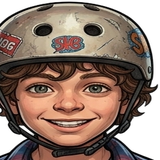
#> input picture assets/portraits/portrait_luigi_3d.png, 160 x 160 px
$ python build_rig_parts.py
#> lines starting #> are read from the running program, lines starting #| are printed output that depends on the picture; after the words box and inside, x2 and y2 are one past the last pixel; in counts of white or black regions, pixels touching at a corner belong together
"""
Gera as 8 peças ilustradas do Cutout Rig 2D do Luigi em assets/rig/*.png
seguindo o contrato de dimensões e pivôs, usando supersampling 2x (LANCZOS)
e extraindo head_luigi.png + helmet_overlay.png diretamente do retrato oficial.
"""

from collections import deque
from pathlib import Path
from PIL import Image, ImageDraw, ImageFilter, ImageFont

ROOT = Path(__file__).resolve().parent.parent
PORTRAIT_PATH = ROOT / "assets" / "portraits" / "portrait_luigi_3d.png"
OUT_DIR = ROOT / "assets" / "rig"
OUT_DIR.mkdir(parents=True, exist_ok=True)

INK = (26, 20, 18, 255)


def extract_head_and_helmet():
    """Extrai head_luigi.png (160x160) e helmet_overlay.png (160x160) do retrato oficial."""
    src = Image.open(PORTRAIT_PATH).convert("RGBA").resize((160, 160), Image.LANCZOS)
#> src is the input picture: PIL image 160x160 RGBA; mean R, G, B, A 101.3, 79.2, 67.8, 208.8
    w, h = src.size
#> w = 160; h = 160
    px = src.load()

    # 1. Flood-fill BFS a partir das 4 bordas removendo apenas fundo branco externo
    visited = [[False] * w for _ in range(h)]
    bg = [[False] * w for _ in range(h)]
    q = deque()

    def is_near_white(x, y):
        r, g, b, a = px[x, y]
        if a < 20:
            return True
        lum = r * 0.299 + g * 0.587 + b * 0.114
        return lum >= 224 and (max(r, g, b) - min(r, g, b)) <= 30

    def push(x, y):
        if 0 <= x < w and 0 <= y < h and not visited[y][x] and is_near_white(x, y):
            visited[y][x] = True
            bg[y][x] = True
            q.append((x, y))

    for x in range(w):
        push(x, 0)
        push(x, h - 1)
#> this loop made 160 passes
    for y in range(h):
        push(0, y)
        push(w - 1, y)

    while q:
        x, y = q.popleft()
        push(x - 1, y)
        push(x + 1, y)
        push(x, y - 1)
        push(x, y + 1)

    head = src.copy()
    hpx = head.load()
    for y in range(h):
        for x in range(w):
            if bg[y][x]:
                hpx[x, y] = (0, 0, 0, 0)
                continue
            r, g, b, a = hpx[x, y]
            touches_bg = (
                (x > 0 and bg[y][x - 1])
                or (x < w - 1 and bg[y][x + 1])
                or (y > 0 and bg[y - 1][x])
                or (y < h - 1 and bg[y + 1][x])
            )
            if touches_bg:
                lum = r * 0.299 + g * 0.587 + b * 0.114
                if lum > 175:
                    a = int(a * max(0.12, (240 - lum) / 80))
            # Remove suavemente os cantos da gola da camisa na base do retrato
            if y > int(h * 0.85):
                dx = abs(x - w * 0.5) / (w * 0.5)
                if dx > 0.30:
                    fade = max(0.0, 1.0 - ((y - h * 0.85) / (h * 0.15)) * min(1.0, (dx - 0.30) / 0.25))
                    a = int(a * fade)
            hpx[x, y] = (r, g, b, a)

    head.save(OUT_DIR / "head_luigi.png")

    # 2. helmet_overlay.png: mantém apenas a casca do capacete no topo + alça preta do queixo,
    #    removendo rosto, cabelo interno e pescoço/gola abaixo da alça + sombra suave da aba na testa.
    helmet = head.copy()
    opx = helmet.load()

    for y in range(h):
        for x in range(w):
            r, g, b, a = opx[x, y]
            if a == 0:
                continue
            nx = (x - 80.0) / 80.0  # -1..1
            # Curva inferior da aba do capacete (mais alta no centro, desce nas laterais)
            brim_y = 58.0 + 18.0 * (nx * nx)
            lum = r * 0.299 + g * 0.587 + b * 0.114

            if y > brim_y:
                # Na zona inferior (alça preta do queixo), preserva apenas pixels bem escuros da alça
                strap_center = 146.0 - 48.0 * (nx * nx)
                near_strap = abs(y - strap_center) <= 9.5 and abs(nx) < 0.94
                if near_strap and lum < 75:
                    continue
                # Transição suave de 4px logo abaixo da aba do capacete
                top_alpha = max(0.0, min(1.0, (y - brim_y) / 4.0))
                new_a = int(a * (1.0 - top_alpha))
                opx[x, y] = (r, g, b, new_a)

    # Adiciona sombra sutil da aba do capacete projetada sobre a testa do usuário
    shadow = Image.new("RGBA", (w, h), (0, 0, 0, 0))
#> shadow: PIL image 160x160 RGBA; every value is 0
    sdraw = ImageDraw.Draw(shadow)
    pts = []
    for x in range(18, 143, 4):
        nx = (x - 80.0) / 80.0
        by = 58.0 + 18.0 * (nx * nx)
        pts.append((x, by))
    for x in range(142, 17, -4):
        nx = (x - 80.0) / 80.0
        by = 58.0 + 18.0 * (nx * nx) + 14.0
        pts.append((x, by))
    sdraw.polygon(pts, fill=(24, 16, 12, 95))
    shadow = shadow.filter(ImageFilter.GaussianBlur(radius=4))

    helmet = Image.alpha_composite(shadow, helmet)
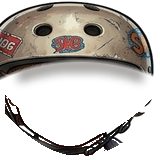
#> helmet: PIL image 160x160 RGBA; mean R, G, B, A 45.3, 40, 35.2, 102.4; transparent parts drawn white
#> in build_torso, `img = Image.new("RGBA", (W, H), (0, 0, 0, 0))`: img: PIL image 240x280 RGBA; every value is 0
    helmet.save(OUT_DIR / "helmet_overlay.png")


def draw_plaid_pattern(img, mask_box=None):
    """Aplica padrão xadrez azul-marinho e vermelho fiel à camisa do Luigi sobre uma camada RGBA."""
    w, h = img.size
    overlay = Image.new("RGBA", (w, h), (0, 0, 0, 0))
    draw = ImageDraw.Draw(overlay)
    step = 26
    for x in range(-h, w + h, step):
        draw.line([(x, 0), (x, h)], fill=(182, 59, 62, 165), width=6)
        draw.line([(x + 12, 0), (x + 12, h)], fill=(18, 30, 52, 145), width=4)
    for y in range(0, h + step, step):
        draw.line([(0, y), (w, y)], fill=(182, 59, 62, 155), width=6)
        draw.line([(0, y + 12), (w, y + 12)], fill=(18, 30, 52, 140), width=4)

    # Recorta pelo alpha da imagem base
    r, g, b, a = img.split()
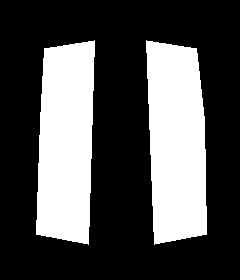
#> r: PIL image 240x280 L; values 0 (black) and 35 (white), 30.9% white; 2 white regions, box (x1, y1, x2, y2) and area: (146, 40, 207, 245) 10542, (36, 40, 95, 245) 10235
    overlay.putalpha(Image.composite(overlay.split()[3], Image.new("L", (w, h), 0), a))
    return Image.alpha_composite(img, overlay)


def build_torso():
    """assets/rig/torso.png (120x140, pivô quadril 0.50,0.86, ombros y=0.22, pescoço y=0.14)."""
    S = 2
    W, H = 120 * S, 140 * S
    img = Image.new("RGBA", (W, H), (0, 0, 0, 0))
    d = ImageDraw.Draw(img, "RGBA")

    # Pescoço (pele)
    d.rounded_rectangle([96, 18, 144, 54], radius=14, fill=(224, 169, 134, 255), outline=INK, width=5)
    # Sombra sob o queixo
    d.ellipse([98, 22, 142, 42], fill=(186, 134, 102, 255))

    # Camiseta cinza claro interna ("Sk8 KID")
    shirt_pts = [(66, 44), (174, 44), (168, 232), (72, 232)]
    d.polygon(shirt_pts, fill=(196, 192, 182, 255), outline=INK, width=5)
    # Gola redonda da camiseta
    d.arc([90, 32, 150, 62], start=0, end=180, fill=(115, 110, 102, 255), width=6)
    # Sombra lateral suave na camiseta
    d.polygon([(70, 50), (92, 50), (92, 228), (74, 228)], fill=(168, 164, 154, 255))

    # Estampa "Sk8 KID" estilizada no peito
    try:
        font_big = ImageFont.truetype("arialbd.ttf", 34)
        font_sm = ImageFont.truetype("arialbd.ttf", 28)
    except Exception:
        font_big = ImageFont.load_default()
        font_sm = ImageFont.load_default()

    # Sombra vermelha street art + texto branco/ink
    d.text((88, 92), "Sk8", font=font_big, fill=(182, 59, 62, 255))
    d.text((85, 89), "Sk8", font=font_big, fill=INK)
    d.text((87, 90), "Sk8", font=font_big, fill=(242, 240, 235, 255))
    d.text((92, 128), "KiD", font=font_sm, fill=(182, 59, 62, 255))
    d.text((90, 126), "KiD", font=font_sm, fill=(242, 240, 235, 255))

    # Abas da camisa xadrez aberta (esquerda e direita)
    plaid_layer = Image.new("RGBA", (W, H), (0, 0, 0, 0))
    pd = ImageDraw.Draw(plaid_layer)
    # Lado esquerdo
    left_flank = [(44, 48), (94, 40), (88, 244), (36, 234), (40, 120)]
    pd.polygon(left_flank, fill=(35, 59, 93, 255))
    # Lado direito
    right_flank = [(146, 40), (196, 48), (204, 120), (206, 234), (154, 244)]
    pd.polygon(right_flank, fill=(35, 59, 93, 255))
    plaid_layer = draw_plaid_pattern(plaid_layer)

    # Contornos e golas da camisa xadrez
    pd2 = ImageDraw.Draw(plaid_layer)
    pd2.polygon(left_flank, outline=INK, width=5)
    pd2.polygon(right_flank, outline=INK, width=5)
    # Gola esquerda e direita
    pd2.polygon([(78, 34), (102, 42), (90, 64), (66, 52)], fill=(28, 48, 76, 255), outline=INK, width=4)
    pd2.polygon([(162, 34), (138, 42), (150, 64), (174, 52)], fill=(28, 48, 76, 255), outline=INK, width=4)
    # Bolso no peito direito
    pd2.rounded_rectangle([158, 92, 190, 126], radius=4, fill=(30, 52, 82, 210), outline=INK, width=3)

    img = Image.alpha_composite(img, plaid_layer)

    # Barra do quadril / cinto sutil (y ~ 0.86 = 240)
    d_final = ImageDraw.Draw(img)
    d_final.rounded_rectangle([72, 224, 168, 252], radius=8, fill=(98, 88, 66, 255), outline=INK, width=4)

    img = img.resize((120, 140), Image.LANCZOS)
#> img: PIL image 120x140 RGBA
    img.save(OUT_DIR / "torso.png")


def build_arm_upper():
    """assets/rig/arm_upper.png (52x88, pivô ombro 0.50,0.16, cotovelo 0.50,0.84)."""
    S = 2
    W, H = 52 * S, 88 * S
    sleeve = Image.new("RGBA", (W, H), (0, 0, 0, 0))
#> sleeve: PIL image 104x176 RGBA; every value is 0
    d = ImageDraw.Draw(sleeve)
    # Manga xadrez cilíndrica
    d.rounded_rectangle([18, 12, 86, 158], radius=28, fill=(35, 59, 93, 255))
    sleeve = draw_plaid_pattern(sleeve)
#> in draw_plaid_pattern (call 2), `r, g, b, a = img.split()`:
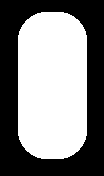
#> r: PIL image 104x176 L; values 0 (black) and 35 (white), 51.6% white; 1 black region, box (x1, y1, x2, y2) and area: (0, 0, 104, 176) 8857
#> in draw_plaid_pattern (call 2), `overlay.putalpha(Image.composite(overlay.split()[3], Image.new("L", (w..`:
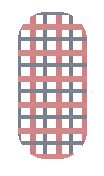
#> overlay: PIL image 104x176 RGBA; mean R, G, B, A 71.7, 29.4, 36.1, 49.6; transparent parts drawn white
    d2 = ImageDraw.Draw(sleeve, "RGBA")
    # Sombreamento lateral
    d2.rounded_rectangle([18, 12, 42, 158], radius=16, fill=(14, 24, 42, 90))
    # Contorno externo
    d2.rounded_rectangle([18, 12, 86, 158], radius=28, outline=INK, width=5)
    # Dobra da manga perto do cotovelo
    d2.rounded_rectangle([16, 130, 88, 156], radius=10, fill=(28, 46, 74, 255), outline=INK, width=4)

    sleeve.resize((52, 88), Image.LANCZOS).save(OUT_DIR / "arm_upper.png")
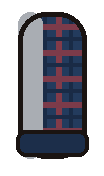
#> sleeve: PIL image 104x176 RGBA; mean R, G, B, A 21.2, 21.1, 31, 117.3; transparent parts drawn white


def build_arm_lower():
    """assets/rig/arm_lower.png (52x96, pivô cotovelo 0.50,0.14, mão 0.50,0.88)."""
    S = 2
    W, H = 52 * S, 96 * S
    img = Image.new("RGBA", (W, H), (0, 0, 0, 0))
#> img: PIL image 104x192 RGBA; every value is 0
    d = ImageDraw.Draw(img, "RGBA")

    # Antebraço (pele)
    d.rounded_rectangle([28, 14, 76, 150], radius=22, fill=(224, 169, 134, 255), outline=INK, width=5)
    # Sombra suave no lado esquerdo
    d.rounded_rectangle([30, 18, 46, 144], radius=10, fill=(198, 145, 110, 255))

    # Munhequeira marrom com tiras (assinatura do Luigi!)
    d.rounded_rectangle([22, 88, 82, 142], radius=12, fill=(107, 71, 45, 255), outline=INK, width=5)
    d.line([(24, 106), (80, 106)], fill=INK, width=4)
    d.line([(24, 124), (80, 124)], fill=INK, width=4)
    d.rounded_rectangle([42, 96, 62, 134], radius=5, fill=(78, 50, 30, 255), outline=INK, width=3)

    # Mão aberta/semi-fechada na ponta (y ~ 0.88 = 169)
    d.ellipse([26, 140, 78, 184], fill=(224, 169, 134, 255), outline=INK, width=5)
    # Polegar lateral
    d.ellipse([66, 146, 88, 168], fill=(224, 169, 134, 255), outline=INK, width=4)

    img.resize((52, 96), Image.LANCZOS).save(OUT_DIR / "arm_lower.png")


def build_thigh():
    """assets/rig/thigh.png (64x96, pivô quadril 0.50,0.16, joelho 0.50,0.84)."""
    S = 2
    W, H = 64 * S, 96 * S
    img = Image.new("RGBA", (W, H), (0, 0, 0, 0))
#> img: PIL image 128x192 RGBA; every value is 0
    d = ImageDraw.Draw(img, "RGBA")

    # Coxa da calça cargo cáqui/oliva
    d.rounded_rectangle([20, 12, 108, 178], radius=34, fill=(132, 120, 90, 255), outline=INK, width=5)
    # Sombreamento de volume
    d.rounded_rectangle([22, 16, 52, 174], radius=20, fill=(104, 94, 70, 255))
    # Brilho suave frontal
    d.rounded_rectangle([74, 26, 98, 160], radius=14, fill=(148, 136, 104, 255))

    # Bolso cargo lateral com aba
    d.rounded_rectangle([32, 62, 92, 128], radius=10, fill=(118, 106, 78, 255), outline=INK, width=4)
    d.rounded_rectangle([30, 58, 94, 78], radius=6, fill=(142, 130, 98, 255), outline=INK, width=4)

    img.resize((64, 96), Image.LANCZOS).save(OUT_DIR / "thigh.png")


def build_shin_shoe():
    """assets/rig/shin_shoe.png (76x110, pivô joelho 0.42,0.14, sola 0.52,0.92)."""
    S = 2
    W, H = 76 * S, 110 * S
    img = Image.new("RGBA", (W, H), (0, 0, 0, 0))
#> img: PIL image 152x220 RGBA; every value is 0
    d = ImageDraw.Draw(img, "RGBA")

    # Canela da calça cargo (centrada em x ~ 0.42 = 64)
    d.rounded_rectangle([26, 12, 102, 148], radius=26, fill=(124, 112, 84, 255), outline=INK, width=5)
    d.rounded_rectangle([28, 18, 52, 142], radius=14, fill=(98, 88, 64, 255))
    # Barra dobrada da calça
    d.rounded_rectangle([24, 124, 104, 146], radius=8, fill=(106, 95, 70, 255), outline=INK, width=4)

    # Tênis cano alto marrom escuro apontando para a direita (sola em y ~ 0.92 = 202)
    shoe_pts = [
        (32, 142), (96, 142), (104, 162), (138, 174),
        (144, 192), (138, 204), (26, 204), (24, 170)
    ]
    d.polygon(shoe_pts, fill=(71, 60, 51, 255), outline=INK, width=5)
    # Biqueira branca
    d.chord([110, 172, 146, 202], start=270, end=90, fill=(235, 232, 223, 255), outline=INK, width=4)
    # Solado branco vulcanizado com listra escura
    d.rounded_rectangle([24, 190, 144, 208], radius=8, fill=(235, 232, 223, 255), outline=INK, width=5)
    d.line([(30, 199), (138, 199)], fill=(80, 74, 68, 200), width=3)

    # Cadarços brancos
    for ly in (152, 162, 172):
        d.line([(86, ly), (104, ly + 4)], fill=(238, 236, 230, 255), width=4)

    img.resize((76, 110), Image.LANCZOS).save(OUT_DIR / "shin_shoe.png")
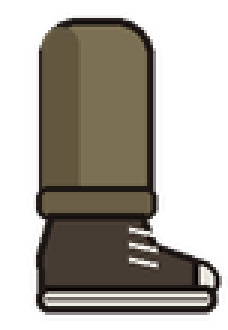
#> saved as shin_shoe.png: PIL image 76x110 RGBA (shown 3 times larger); mean R, G, B, A 46.6, 41.8, 33.8, 125.8; transparent parts drawn white


def build_skateboard():
    """assets/rig/skateboard.png (180x56, horizontal, pivô centro do deck 0.50,0.42)."""
    S = 2
    W, H = 180 * S, 56 * S
    img = Image.new("RGBA", (W, H), (0, 0, 0, 0))
#> img: PIL image 360x112 RGBA; every value is 0
    d = ImageDraw.Draw(img, "RGBA")

    # Trucks metálicos (traseiro e dianteiro)
    for tx in (92, 268):
        d.polygon([(tx - 16, 48), (tx + 16, 48), (tx + 10, 76), (tx - 10, 76)], fill=(138, 146, 158, 255), outline=INK, width=4)
        # Rodinhas creme (2 visíveis por truck em 2.5D)
        d.ellipse([tx - 24, 66, tx + 4, 96], fill=(205, 196, 172, 255), outline=INK, width=4)
        d.ellipse([tx - 4, 70, tx + 26, 100], fill=(232, 223, 200, 255), outline=INK, width=4)
        # Rolamento central
        d.ellipse([tx + 6, 80, tx + 16, 90], fill=(70, 66, 62, 255))

    # Shape côncavo street art (nose e tail levantados, centro em y ~ 0.42 = 47)
    deck_pts = [
        (16, 30), (62, 42), (298, 42), (344, 30),
        (350, 42), (304, 58), (56, 58), (10, 42)
    ]
    d.polygon(deck_pts, fill=(38, 120, 168, 255), outline=INK, width=5)

    # Faixas street art (dourado e vermelho na lateral inferior do shape)
    d.polygon([(80, 48), (200, 48), (190, 56), (90, 56)], fill=(235, 182, 58, 255))
    d.polygon([(205, 48), (288, 48), (280, 56), (198, 56)], fill=(192, 56, 62, 255))

    # Lixa preta no topo do deck
    grip_pts = [(18, 29), (62, 40), (298, 40), (342, 29), (344, 35), (298, 47), (62, 47), (16, 35)]
    d.polygon(grip_pts, fill=(32, 34, 40, 255), outline=INK, width=3)

    img.resize((180, 56), Image.LANCZOS).save(OUT_DIR / "skateboard.png")
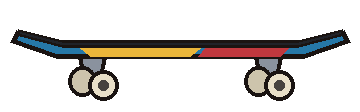
#> img: PIL image 360x112 RGBA; mean R, G, B, A 22.2, 19.2, 16.4, 59.5; transparent parts drawn white


def main():
    extract_head_and_helmet()
    build_torso()
    build_arm_upper()
    build_arm_lower()
    build_thigh()
    build_shin_shoe()
    build_skateboard()
    print("Rig gerado com sucesso em:", OUT_DIR)
    for p in sorted(OUT_DIR.glob("*.png")):
        im = Image.open(p)
        print(f" - {p.name}: {im.size} ({im.mode})")
#|  - arm_lower.png: (52, 96) (RGBA)


if __name__ == "__main__":
    main()
